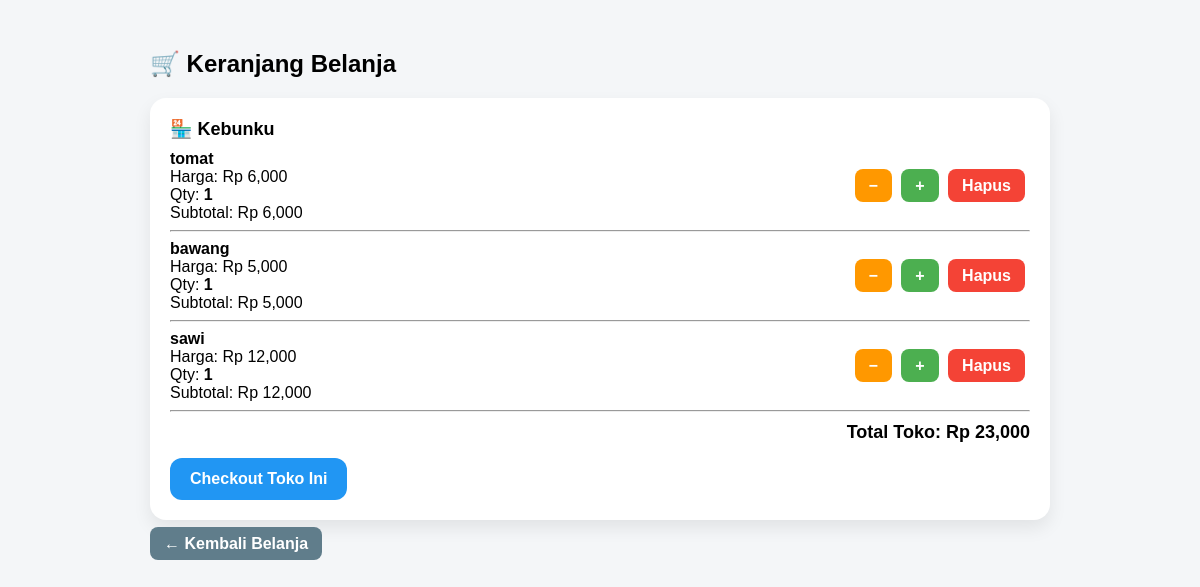
/cart.php (signed in), run on the app's committed database.
### tables this page shows
CREATE TABLE `cart` (
  `id` int(11) NOT NULL,
  `pembeli_id` int(11) DEFAULT NULL,
  `produk_id` int(11) DEFAULT NULL,
  `qty` int(11) NOT NULL DEFAULT 1
);

CREATE TABLE `produk` (
  `id` int(11) NOT NULL,
  `nama_produk` varchar(100) DEFAULT NULL,
  `harga` int(11) DEFAULT NULL,
  `stok` int(11) DEFAULT NULL,
  `penjual_id` int(11) DEFAULT NULL,
  `stock` int(11) DEFAULT 0,
  `status` enum('aktif','hapus') DEFAULT 'aktif',
  `gambar` varchar(100) DEFAULT NULL
);

### cart.php (the view, shortened to what this page needs)
<?php
include '../config/db.php';
$pembeli_id = $_SESSION['user']['id'];
$q = mysqli_query($conn,"
    SELECT
        c.id AS cart_id,
        c.qty,
        p.nama_produk,
        p.harga,
        p.penjual_id,
        t.nama_toko
    FROM cart c
    JOIN produk p ON c.produk_id = p.id
    JOIN toko t ON p.penjual_id = t.user_id
    WHERE c.pembeli_id = $pembeli_id
    ORDER BY t.nama_toko
") or die(mysqli_error($conn));
$cartToko = [];
while($d = mysqli_fetch_assoc($q)){
    $cartToko[$d['penjual_id']]['nama_toko'] = $d['nama_toko'];
    $cartToko[$d['penjual_id']]['items'][] = $d;
}
?>
<!DOCTYPE html>
<html lang="id">
<head>
</head>
<body>
<div class="container">
<h2>🛒 Keranjang Belanja</h2>
<?php if(empty($cartToko)): ?>
    <div class="card">
        <h3>Keranjang kamu kosong</h3>
        <a href="dashboard.php" class="btn back">← Kembali Belanja</a>
    </div>
<?php else: ?>
<?php foreach($cartToko as $penjual_id => $data): ?>
    <div class="card">
        <div class="toko">🏪 <?= htmlspecialchars($data['nama_toko']) ?></div>
        <?php
        $totalToko = 0;
        foreach($data['items'] as $d):
            $sub = $d['qty'] * $d['harga'];
            $totalToko += $sub;
        ?>
        <div class="item">
            <div class="info">
                <b><?= $d['nama_produk'] ?></b><br>
                Harga: Rp <?= number_format($d['harga']) ?><br>
                Qty: <span class="qty"><?= $d['qty'] ?></span><br>
                Subtotal: Rp <?= number_format($sub) ?>
            </div>
            <div>
                <a href="update_cart.php?id=<?= $d['cart_id'] ?>&aksi=kurang" class="btn minus">−</a>
                <a href="update_cart.php?id=<?= $d['cart_id'] ?>&aksi=tambah" class="btn plus">+</a>
                <a href="remove_cart.php?id=<?= $d['cart_id'] ?>" class="btn del">Hapus</a>
            </div>
        </div>
        <hr>
        <?php endforeach; ?>
        <div class="total">
            Total Toko: Rp <?= number_format($totalToko) ?>
        </div>
        <a href="checkout.php?toko=<?= $penjual_id ?>" class="checkout">
            Checkout Toko Ini
        </a>
    </div>
<?php endforeach; ?>
<a href="dashboard.php" class="btn back">← Kembali Belanja</a>
<?php endif; ?>
</div>
</body>
</html>

### cart.php (style rules this page uses)
body { font-family:Arial, sans-serif; background:#f4f6f8; margin:0; padding:30px; }
.container { max-width:900px; margin:auto; }
h2 { margin-bottom:20px; }
.card { background:#fff; padding:20px; border-radius:16px; box-shadow:0 8px 18px rgba(0,0,0,.08); margin-bottom:15px; }
.item { display:flex; justify-content:space-between; align-items:center; gap:15px; }
.info { flex:1; }
.qty { font-weight:bold; }
.btn { padding:8px 14px; border-radius:8px; text-decoration:none; font-weight:700; color:#fff; margin-right:5px; }
.plus { background:#4caf50 }
.minus { background:#ff9800 }
.del { background:#f44336 }
.back { background:#607d8b }
.checkout { display:inline-block; margin-top:15px; background:#2196f3; padding:12px 20px; border-radius:12px; color:#fff; font-weight:700; text-decoration:none; }
.toko { font-size:18px; font-weight:bold; margin-bottom:10px; }
.total { font-size:18px; font-weight:bold; margin-top:10px; text-align:right; }

### data on the page
cart: produk.nama_produk "tomat", produk.harga "6,000", qty "1", qty.harga "6,000"
cart: produk.nama_produk "bawang", produk.harga "5,000", qty "1", qty.harga "5,000"
cart: produk.nama_produk "sawi", produk.harga "12,000", qty "1", qty.harga "12,000"

### other printed values
$data['nama_toko'] "Kebunku"
$totalToko "23,000"
